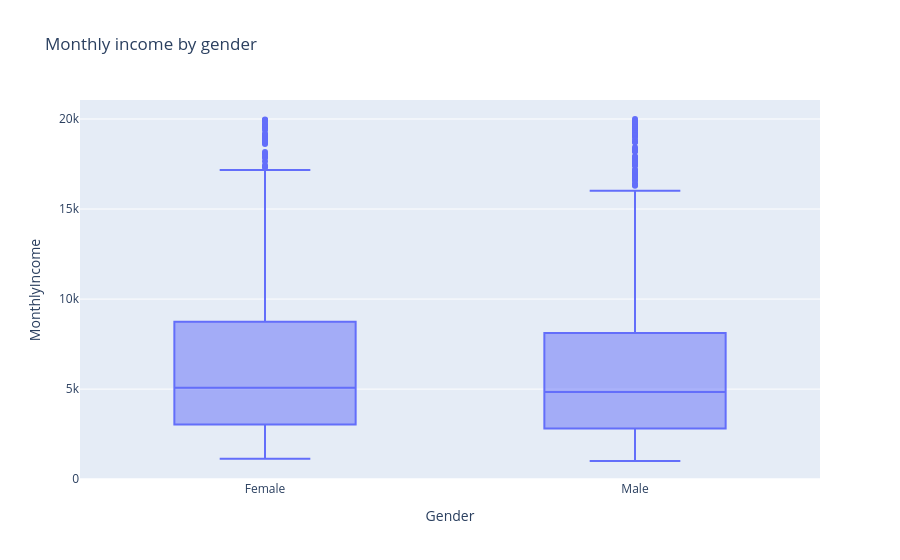

Write notebook code for a chart like this one.
### Markdown cell above
## Monthly Income
Let's investigate the employees monthly income.

12. As regards the income, is there equality between men and women?

### Code cell
fig = px.box(df, x="Gender", y="MonthlyIncome", title="Monthly income by gender")
fig.show()

### Figure 1 — Plotly figure (JSON) as saved in the notebook; plotly's stock layout.template omitted (floating-point values rounded to 4 significant figures; data arrays with more than 128 entries replaced by an {"elided": "..."} marker saying what was removed)
{"data": [{"alignmentgroup": "True", "hovertemplate": "Gender=%{x}<br>MonthlyIncome=%{y}<extra></extra>", "legendgroup": "", "marker": {"color": "#636efa"}, "name": "", "notched": false, "offsetgroup": "", "orientation": "v", "showlegend": false, "type": "box", "x": {"elided": "1470 str values"}, "x0": " ", "xaxis": "x", "y": {"elided": "1470 int values"}, "y0": " ", "yaxis": "y"}], "layout": {"boxmode": "group", "legend": {"tracegroupgap": 0}, "title": {"text": "Monthly income by gender"}, "xaxis": {"anchor": "y", "domain": [0.0, 1.0], "title": {"text": "Gender"}}, "yaxis": {"anchor": "x", "domain": [0.0, 1.0], "title": {"text": "MonthlyIncome"}}}}
